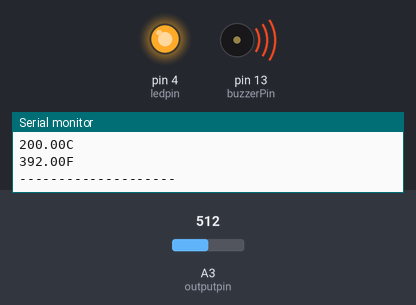
Bench run of a sketch on a simulated Arduino Uno, built with avr-gcc and run on an emulated ATmega328P. On the bench: output pins drawn as LEDs (lit = HIGH), buzzer (waves = sounding, pin HIGH), the last lines printed to the serial monitor. The test bench sets the inputs (shaded band); at power-on: A3 (outputpin) = 512.

Above: at 1.8 s.
1.9 s: A3 (outputpin) set to 180
3.4 s: A3 (outputpin) set to 148
At 4.4 s:
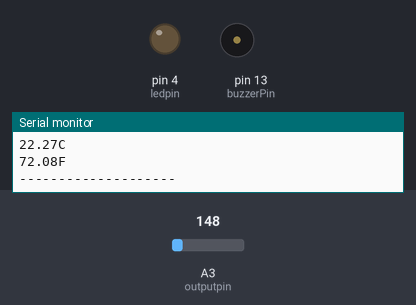
5.5 s: A3 (outputpin) set to 306
At 7.2 s:
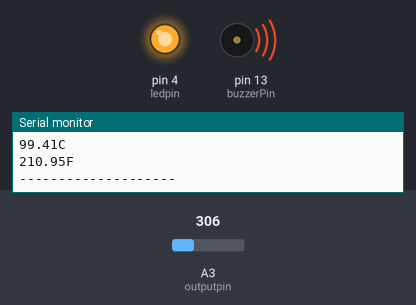
7.5 s: A3 (outputpin) set to 122
At 8.8 s:
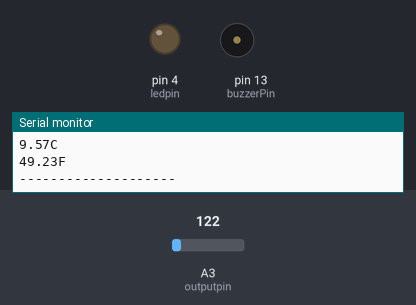
Timing chart, 0 to 10.5 s (numbered marks = the images above; inputs shaded):
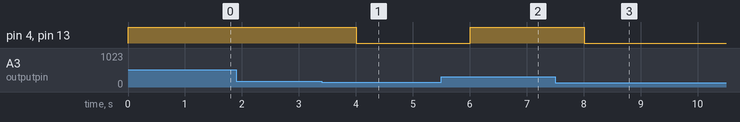

The sketch:

0527_Smoke_Alarms_1.ino
```cpp
int outputpin = A3; // 센서와 연결된 아날로그 핀 설정
int ledpin = 4;
int buzzerPin = 13;

void setup()
{
  pinMode(ledpin, OUTPUT);
  pinMode(buzzerPin, OUTPUT);
  Serial.begin(9600); // 시리얼 통신을 열고 속도를 9600bps로 사용
}

void loop()
{
  int reading = analogRead(outputpin); // 센서로부터 자료값을 받음

  // 입력받은 자료값을 수정하여 필요한 자료값으로 바꿈
  float voltage = reading * 5.0 / 1024.0;
  float celsiustemp = (voltage - 0.5) * 100;
  float fahrenheittemp = celsiustemp * 9.0 / 5.0 + 32.0;

  // 수정하여 나온 자료값을 출력
  Serial.print(celsiustemp);
  Serial.println("C");
  Serial.print(fahrenheittemp);
  Serial.println("F");
  Serial.println("--------------------");

  if (celsiustemp >= 30){
    digitalWrite(ledpin, 1);
    digitalWrite(buzzerPin, 1);
  }
  else {
    digitalWrite(ledpin, 0);
    digitalWrite(buzzerPin, 0);
  }

  delay(1000);
}
```

Measured:
- the behaviour switches between 164 and 163 on A3 (outputpin) (found by bisection; images 0 and 1)
- after the input at 3.4 s, pin 4 (ledpin), pin 13 (buzzerPin): HIGH → LOW after 0.61 s
- after the input at 5.5 s, pin 4 (ledpin), pin 13 (buzzerPin): LOW → HIGH after 0.51 s
- after the input at 7.5 s, pin 4 (ledpin), pin 13 (buzzerPin): HIGH → LOW after 0.51 s
